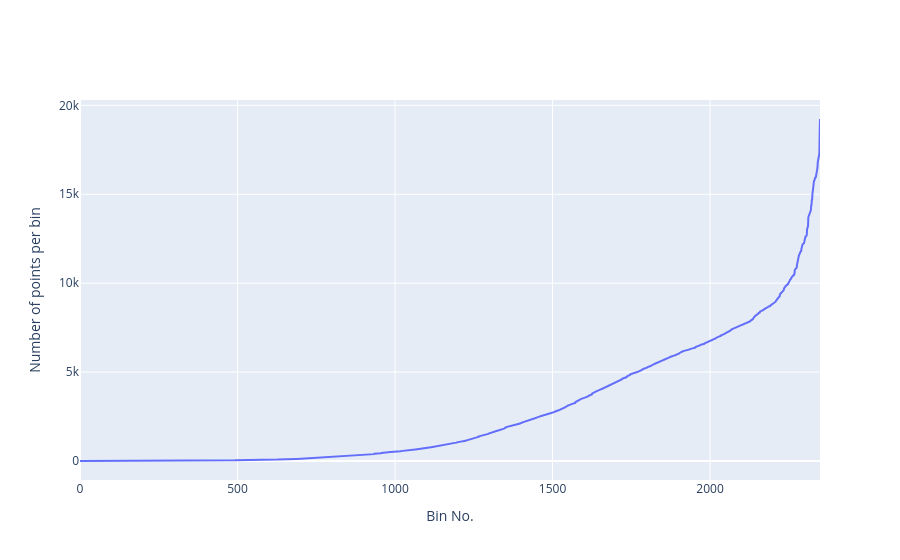

This figure's notebook cell:
### Code cell
_ = profileNo_vs_xy_bins(df_sampled, n_x_bins=100, n_y_bins=100, show_threshold=False, projection='npstere')

### Figure 1 — Plotly figure (JSON) as saved in the notebook; plotly's stock layout.template omitted (floating-point values rounded to 4 significant figures; data arrays with more than 128 entries replaced by an {"elided": "..."} marker saying what was removed)
{"data": [{"type": "scatter", "x": {"elided": "2350 int values"}, "y": {"elided": "2350 int values"}}], "layout": {"xaxis": {"title": {"text": "Bin No."}}, "yaxis": {"title": {"text": "Number of points per bin"}}}}
